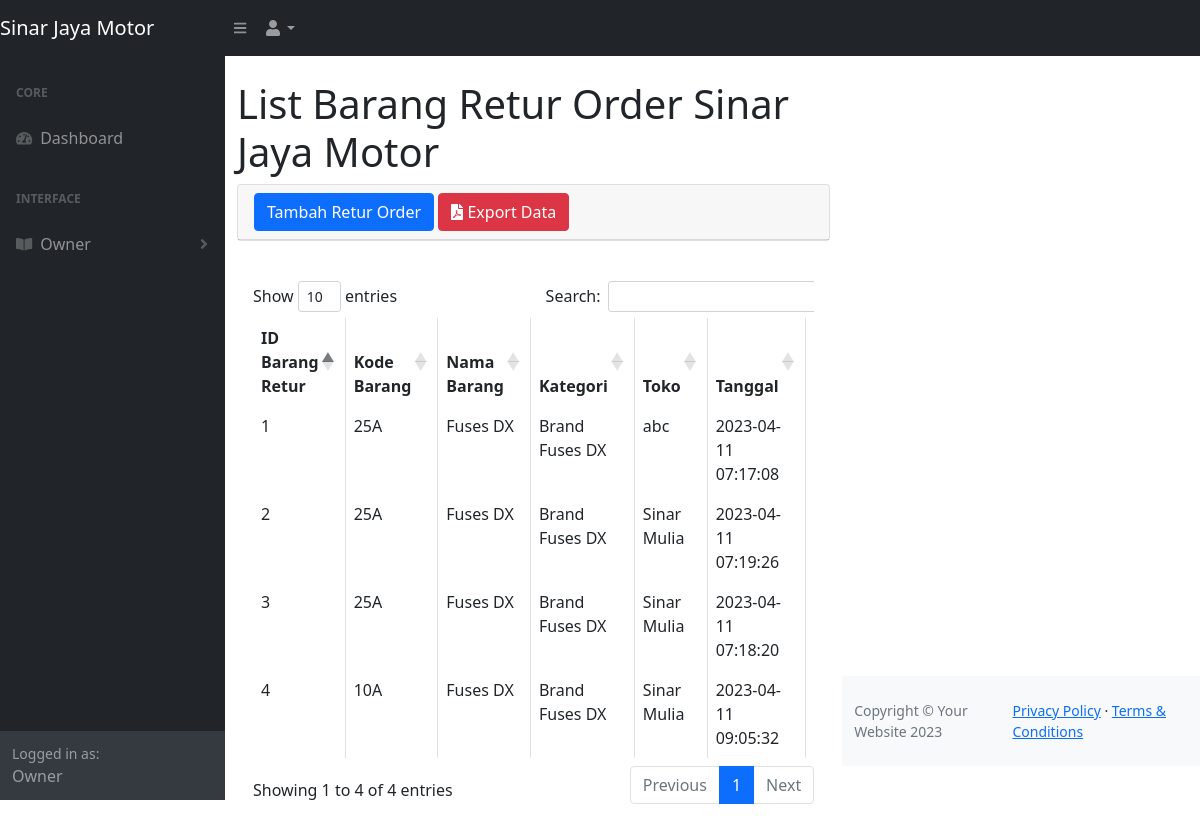
Before: /returo.php (signed in) with the older database file.
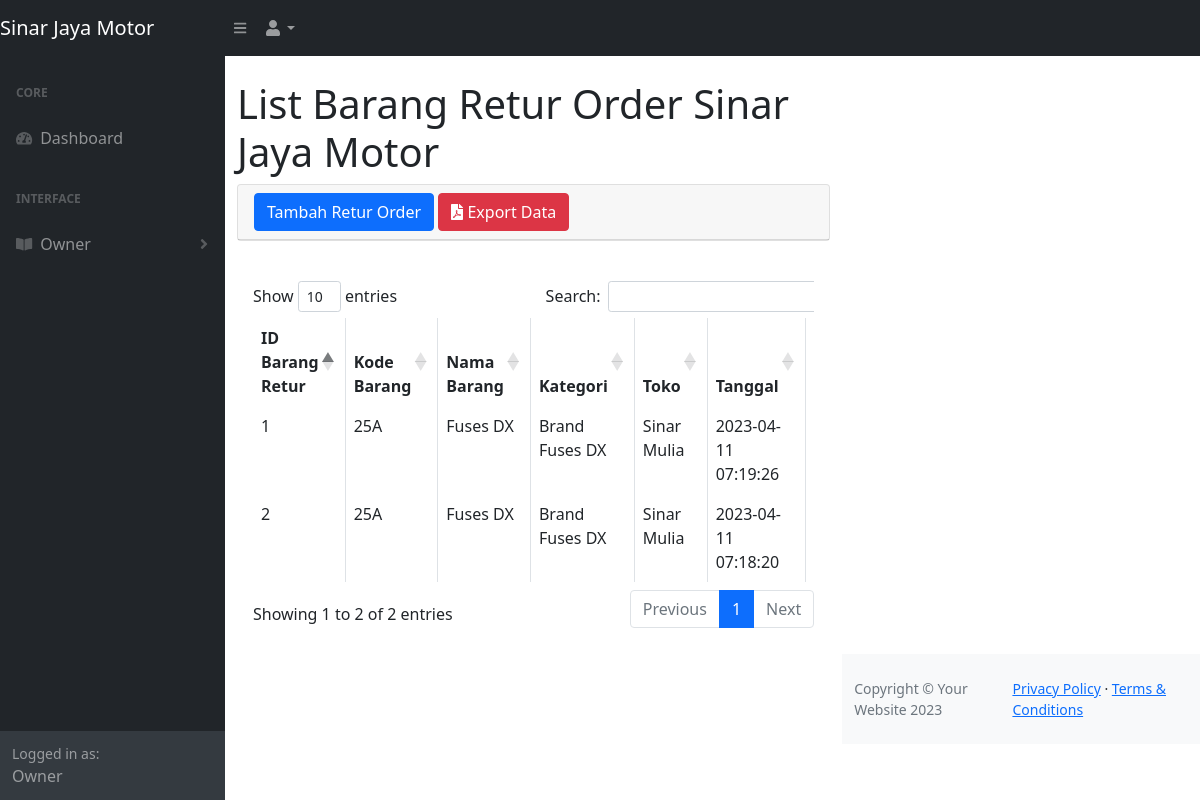
After: the same page with the newer database file.
### tables this page shows
CREATE TABLE `tb_barang` (
  `id_b` int(11) NOT NULL,
  `kode_b` varchar(100) NOT NULL,
  `nama_b` varchar(500) NOT NULL,
  `tipe_mobil` varchar(100) NOT NULL,
  `kategori` varchar(100) NOT NULL,
  `harga` int(100) NOT NULL,
  `pcs_dus` int(11) NOT NULL,
  `harga_p` varchar(100) NOT NULL,
  `qty` int(11) NOT NULL
);

CREATE TABLE `tb_toko` (
  `id_toko` int(11) NOT NULL,
  `nama_toko` varchar(100) NOT NULL,
  `cs_toko` varchar(100) NOT NULL,
  `no_telp` varchar(100) NOT NULL,
  `alamat` varchar(100) NOT NULL,
  `wilayah` varchar(50) NOT NULL
);

CREATE TABLE `retur_o` (
  `id_ro` int(11) NOT NULL,
  `id_b` int(11) NOT NULL,
  `id_toko` int(11) NOT NULL,
  `tanggal` timestamp NOT NULL DEFAULT current_timestamp() ON UPDATE current_timestamp(),
  `qtyro` int(11) NOT NULL
);

### returo.php (the view, shortened to what the changed rows need)
<?php
     include 'function.php';
?>
<!DOCTYPE html>
<html lang="en">
    <head>
        <link href="./css/styles.css" rel="stylesheet" />
        <link href="https://cdn.datatables.net/1.10.20/css/dataTables.bootstrap4.min.css" rel="stylesheet" />
    </head>
    <body class="sb-nav-fixed">
        <div id="layoutSidenav">
            <div id="layoutSidenav_content">
                <main>
                    <div class="container-fluid">
                        <h1 class="mt-4">List Barang Retur Order Sinar Jaya Motor</h1>
                            <div class="card-body">
                                <div class="table-responsive">
                                    <table class="table table-bordered" id="dataTable" width="100%" cellspacing="0">
                                        <thead>
                                            <tr>
                                                <th>ID Barang Retur</th>
                                                <th>Kode Barang</th>
                                                <th>Nama Barang</th>
                                                <th>Kategori</th>
                                                <th>Toko</th>
                                                <th>Tanggal</th>
                                                <th>Qty</th>
                                            </tr>
                                        </thead>
                                        <tbody>
                                            <?php
                                                $ambilsemuadatastock = mysqli_query($koneksi,"SELECT * FROM tb_barang b, retur_o q, tb_toko t WHERE b.id_b = q.id_b && q.id_toko = t.id_toko");
                                                $i=1;
                                                while($data=mysqli_fetch_array($ambilsemuadatastock)){
                                                    $kodebarang = $data['kode_b'];
                                                    $namabarang = $data['nama_b'];
                                                    $Kategori   = $data['kategori'];
                                                    $tanggal    = $data['tanggal'];
                                                    $pengirim   = $data['nama_toko'];
                                                    $qtyro      = $data['qtyro'];
                                            ?>
                                            <tr>
                                                <td><?=$i++;?></td>
                                                <td><?=$kodebarang;?></td>
                                                <td><?=$namabarang;?></td>
                                                <td><?=$Kategori;?></td>
                                                <td><?=$pengirim;?></td>
                                                <td><?=$tanggal;?></td>
                                                <td><?=$qtyro;?></td>
                                            </tr>
                                            <?php }; ?>
                                        </tbody>
                                    </table>
                                </div>
                            </div>
                        </div>
                    </div>
            </div>
    </body>
</html>

Changed rows visible on the page:
no longer on one of the page's lists (row edited): tb_barang: kode_b "25A", nama_b "Fuses DX", kategori "Brand Fuses DX", tb_toko.nama_toko "Sinar Mulia", retur_o.tanggal "2023-04-11 07:18:20"
no longer on this page (row edited): tb_barang: kode_b "10A", nama_b "Fuses DX", kategori "Brand Fuses DX", tb_toko.nama_toko "Sinar Mulia", retur_o.tanggal "2023-04-11 09:05:32"
changed tb_barang "Fuses DX": tb_toko.nama_toko "abc" → "Sinar Mulia"; retur_o.tanggal "2023-04-11 07:17:08" → "2023-04-11 07:19:26"; retur_o.tanggal "2023-04-11 07:19:26" → "2023-04-11 07:18:20"
Other visible differences:
text written by a page script: "Show entries Search: Showing 1 to 4 of 4 entries Previous 1 Next" → "Show entries Search: Showing 1 to 2 of 2 entries Previous 1 Next"
